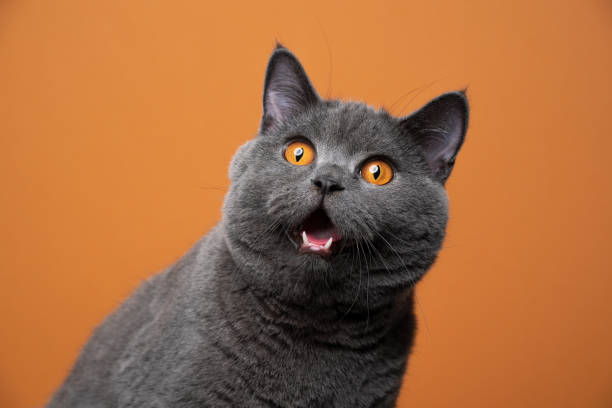
#> input picture 4_Image_Transformations/cat_large.jpg, 612 x 408 px
$ python 1_image_translation.py
#> lines starting #> are read from the running program, lines starting #| are printed output that depends on the picture
import cv2 as cv
import numpy as np

img = cv.imread('cat_large.jpg')
#> img is the input picture: shape (408, 612, 3); mean B, G, R 64.4, 107.4, 166.1
cv.imshow('Cat', img)

def translate(image, x, y):
#> called with x = -100, y = 100
    transMat = np.float32([[1, 0, x], [0, 1, y]])
    dimensions = (image.shape[1], image.shape[0])
#> dimensions = (612, 408)
    return cv.warpAffine(image, transMat, dimensions)
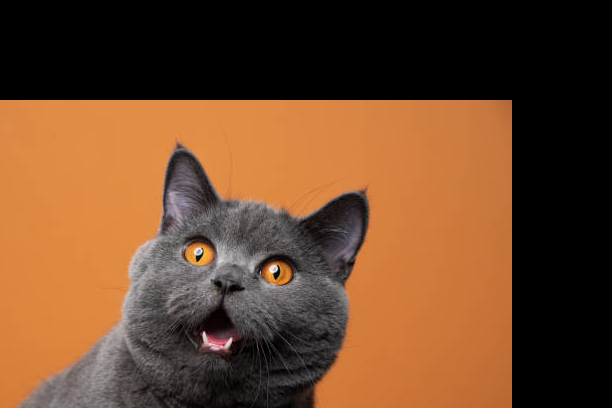
#> returned value: shape (408, 612, 3); mean of channels 0, 1, 2 42.8, 71, 108.9; drawn as B, G, R

translated = translate(img, -100, 100)
cv.imshow('Translated', translated)

cv.waitKey(0)
